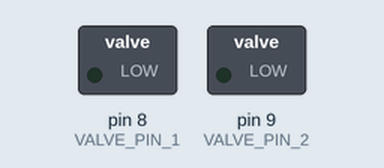
This sketch was run on a simulated Arduino Uno, built with avr-gcc and run on an emulated ATmega328P. Shown: switched loads named in the sketch (green lamp = pin HIGH). Dashed ring = blinking.

Above: at 0.5 s.
Timing chart, 0 to 3.0 s (numbered marks = the images above):
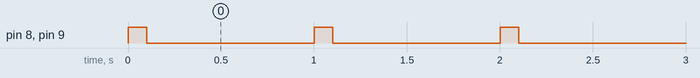

The sketch:

test-valve.ino
```cpp
#define VALVE_PIN_1 8
#define VALVE_PIN_2 9

void setup() {
  Serial.begin(115200);
  pinMode(VALVE_PIN_1, OUTPUT);
  pinMode(VALVE_PIN_2, OUTPUT);

}

void loop() {
  digitalWrite(VALVE_PIN_1, HIGH);
  digitalWrite(VALVE_PIN_2, HIGH);
  delay(100);
  digitalWrite(VALVE_PIN_1, LOW);
  digitalWrite(VALVE_PIN_2, LOW);
  delay(900);
}
```

Measured:
- by itself, pin 8 (VALVE_PIN_1), pin 9 (VALVE_PIN_2): alternates HIGH for 0.10 s and LOW for 0.90 s
